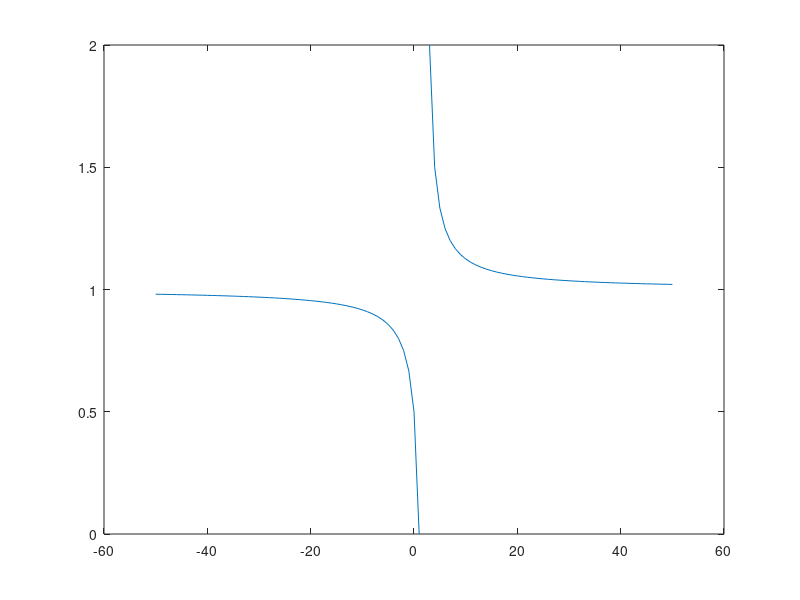

MATLAB code to generate this figure:
%Octave Script
%Title          :Grafica 6
%Author         :Jose Manuel Arce Salvador
%Description    :Graficar una funcion
%Date           :202123801
%Version        :1
%notes          :Requiere aplicacion de octave, usar su linea de comandos
%

clear
% Dominio de la funcion 
t=-50:1:50;
% Rango de la funcion 
ht= ((t-1) ./ (t-2));
% Funcion a plotear funcion
plot(t,ht)